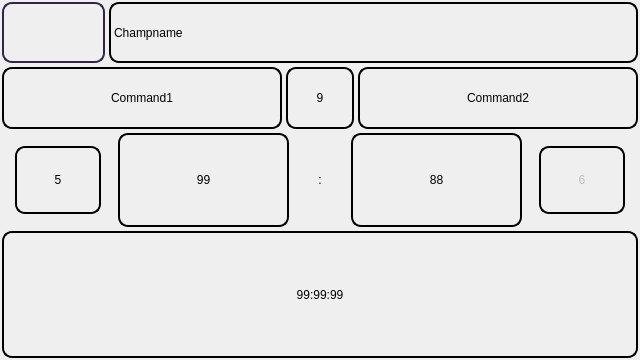
<?xml version="1.0" encoding="UTF-8"?>
<ui version="4.0">
 <class>Dialog</class>
 <widget class="QDialog" name="Dialog">
  <property name="geometry">
   <rect>
    <x>0</x>
    <y>0</y>
    <width>640</width>
    <height>360</height>
   </rect>
  </property>
  <property name="minimumSize">
   <size>
    <width>480</width>
    <height>360</height>
   </size>
  </property>
  <property name="maximumSize">
   <size>
    <width>640</width>
    <height>360</height>
   </size>
  </property>
  <property name="sizeIncrement">
   <size>
    <width>10</width>
    <height>10</height>
   </size>
  </property>
  <property name="baseSize">
   <size>
    <width>640</width>
    <height>360</height>
   </size>
  </property>
  <property name="contextMenuPolicy">
   <enum>Qt::NoContextMenu</enum>
  </property>
  <property name="windowTitle">
   <string>Табло</string>
  </property>
  <property name="styleSheet">
   <string notr="true">* {
font: 900 30px &quot;Arial&quot;;
background-color: &quot;#312448&quot;;
color: &quot;#ffffff&quot;;
margin: 2px;
border-color: &quot;#ffffff&quot;;
border-width: 2px;
border-style: solid;
border-radius: 10px;
}
#Dialog, #lbScoreDivisor {
border-width: 0;
}
#lbLogo {
border-color: rgb(49, 36, 72);
}
#lbFoul1, #lbFoul2 {
margin: 15px;
}
#lbFoul1:enabled, #lbFoul2:enabled {
background-color: &quot;#c0439163&quot;;
}
#lbFoul1:disabled, #lbFoul2:disabled {
background-color: &quot;#c098514e&quot;;
}
</string>
  </property>
  <layout class="QVBoxLayout" name="verticalLayout" stretch="2,2,3,4">
   <property name="spacing">
    <number>0</number>
   </property>
   <property name="leftMargin">
    <number>0</number>
   </property>
   <property name="topMargin">
    <number>0</number>
   </property>
   <property name="rightMargin">
    <number>0</number>
   </property>
   <property name="bottomMargin">
    <number>0</number>
   </property>
   <item>
    <layout class="QHBoxLayout" name="horizontalLayout" stretch="2,10">
     <property name="spacing">
      <number>0</number>
     </property>
     <item>
      <widget class="QLabel" name="lbLogo">
       <property name="styleSheet">
        <string notr="true">image: url(:/logo.png);</string>
       </property>
      </widget>
     </item>
     <item>
      <widget class="QLabel" name="lbChampName">
       <property name="text">
        <string>Champname</string>
       </property>
       <property name="wordWrap">
        <bool>true</bool>
       </property>
      </widget>
     </item>
    </layout>
   </item>
   <item>
    <layout class="QHBoxLayout" name="horizontalLayout_2" stretch="4,1,4">
     <property name="spacing">
      <number>0</number>
     </property>
     <item>
      <widget class="QLabel" name="lbCommand1">
       <property name="text">
        <string>Command1</string>
       </property>
       <property name="alignment">
        <set>Qt::AlignCenter</set>
       </property>
       <property name="wordWrap">
        <bool>true</bool>
       </property>
      </widget>
     </item>
     <item>
      <widget class="QLabel" name="lbMatch">
       <property name="text">
        <string>9</string>
       </property>
       <property name="alignment">
        <set>Qt::AlignCenter</set>
       </property>
      </widget>
     </item>
     <item>
      <widget class="QLabel" name="lbCommand2">
       <property name="text">
        <string>Command2</string>
       </property>
       <property name="alignment">
        <set>Qt::AlignCenter</set>
       </property>
       <property name="wordWrap">
        <bool>true</bool>
       </property>
      </widget>
     </item>
    </layout>
   </item>
   <item>
    <layout class="QHBoxLayout" name="horizontalLayout_3" stretch="2,3,1,3,2">
     <property name="spacing">
      <number>0</number>
     </property>
     <item>
      <widget class="QLabel" name="lbFoul1">
       <property name="text">
        <string>5</string>
       </property>
       <property name="alignment">
        <set>Qt::AlignCenter</set>
       </property>
      </widget>
     </item>
     <item>
      <widget class="QLabel" name="lbScore1">
       <property name="text">
        <string>99</string>
       </property>
       <property name="alignment">
        <set>Qt::AlignCenter</set>
       </property>
      </widget>
     </item>
     <item>
      <widget class="QLabel" name="lbScoreDivisor">
       <property name="text">
        <string>:</string>
       </property>
       <property name="alignment">
        <set>Qt::AlignCenter</set>
       </property>
      </widget>
     </item>
     <item>
      <widget class="QLabel" name="lbScore2">
       <property name="text">
        <string>88</string>
       </property>
       <property name="alignment">
        <set>Qt::AlignCenter</set>
       </property>
      </widget>
     </item>
     <item>
      <widget class="QLabel" name="lbFoul2">
       <property name="enabled">
        <bool>false</bool>
       </property>
       <property name="text">
        <string>6</string>
       </property>
       <property name="alignment">
        <set>Qt::AlignCenter</set>
       </property>
      </widget>
     </item>
    </layout>
   </item>
   <item>
    <layout class="QHBoxLayout" name="horizontalLayout_4">
     <property name="spacing">
      <number>0</number>
     </property>
     <item>
      <widget class="QLabel" name="lbTimer">
       <property name="text">
        <string>99:99:99</string>
       </property>
       <property name="alignment">
        <set>Qt::AlignCenter</set>
       </property>
      </widget>
     </item>
    </layout>
   </item>
  </layout>
 </widget>
 <resources/>
 <connections/>
</ui>
